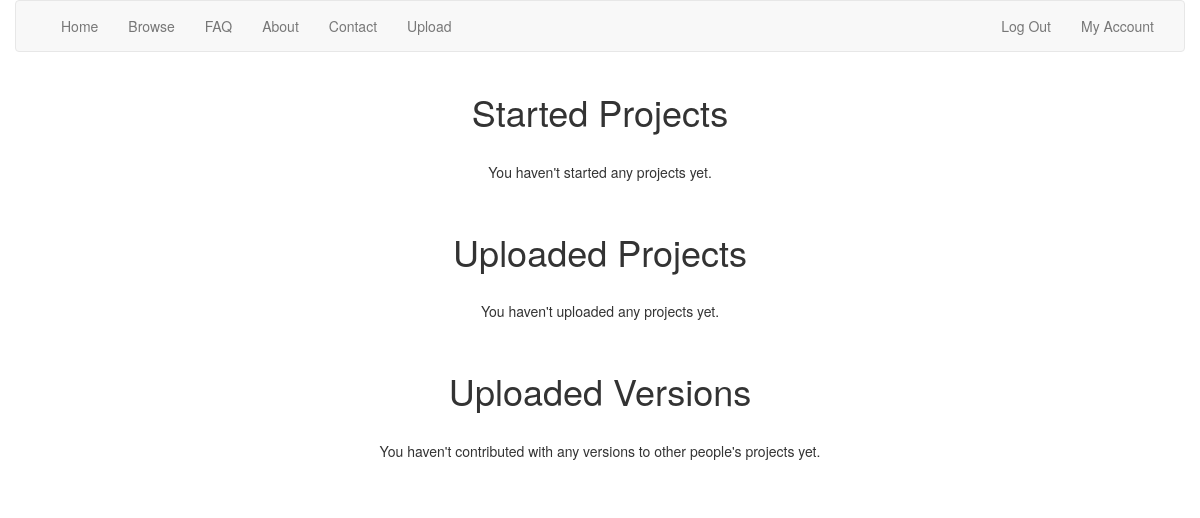
The app's page /view_history (signed in), older data.
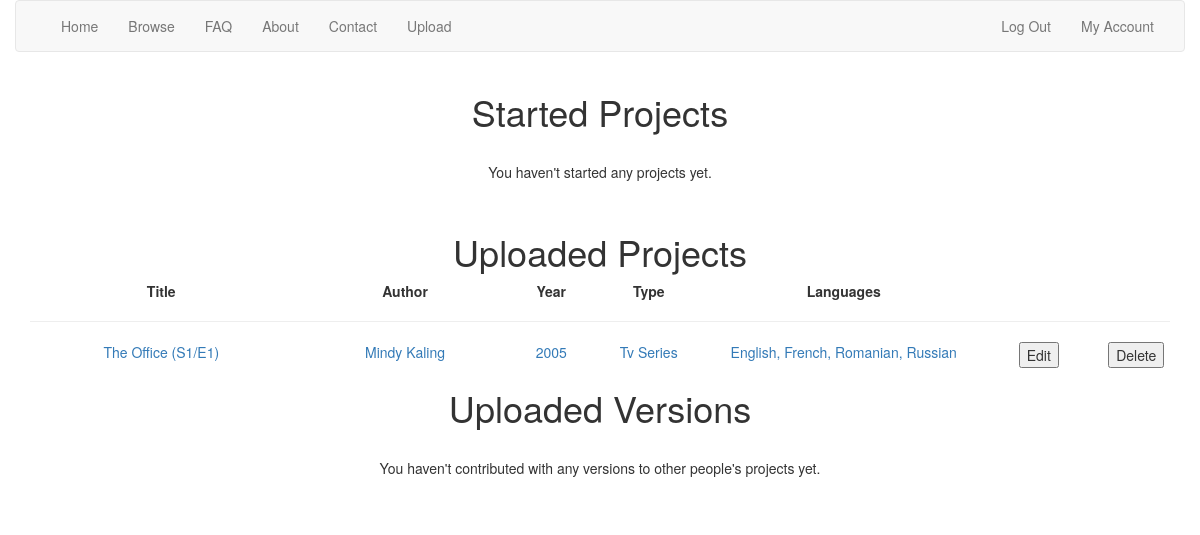
The same page, newer data.
### tables this page shows
CREATE TABLE 'projects' ('id' INTEGER PRIMARY KEY AUTOINCREMENT NOT NULL, 'type' TEXT NOT NULL,'title' TEXT NOT NULL, 'author' TEXT NOT NULL, 'year' INTEGER NOT NULL, 'user_id'  INTEGER NOT NULL  , 'line_count' INTEGER, 'season' INTEGER, 'episode' INTEGER, 'poster'  TEXT NOT NULL  , 'description'  TEXT NOT NULL  );

### application.py (the view, shortened to what this page needs)
@app.route("/view_history")
@login_required
def view_history():
    started_projects = db.execute("SELECT * FROM history WHERE user_id = :user_id",
                                  user_id=session["user_id"])
    uploaded_projects = db.execute("SELECT * FROM projects WHERE user_id = :user_id",
                                   user_id=session["user_id"])
    if len(uploaded_projects) > 0:
        for project in uploaded_projects:
            if project["type"].lower() == "tv series":
                project["title"] += (" (s" + str(project["season"]) + "/e" + str(project["episode"]) +")")
            rows = db.execute("SELECT * FROM versions WHERE project_id = :project_id AND user_id = :user_id",
                              project_id=project["id"], user_id=session["user_id"])
            languages_list = []
            for row in rows:
                if row["language"] not in languages_list:
                    languages_list.append(row["language"])
            languages_list = sorted(languages_list)
            languages_string = ""
            for language in languages_list:
                languages_string += (language + ", ")
            languages_string = languages_string[:-2]
            project["languages"] = languages_string
    user_projects = []
    for project in uploaded_projects:
        user_projects.append(project["id"])
    uploaded_versions = db.execute("SELECT * FROM versions WHERE user_id = :user_id",
                                   user_id=session["user_id"])
    user_versions = []
    for version in uploaded_versions:
        if version["project_id"] not in user_projects:
            if version["project_id"] not in user_versions:
                user_versions.append(version)
    not_user_project_ids = []
    for version in user_versions:
        if version["project_id"] not in not_user_project_ids:
            not_user_project_ids.append(version["project_id"])
    not_user_projects = []
    return render_template("account_history.html", started_projects=started_projects,
                           uploaded_projects=uploaded_projects, not_user_projects=not_user_projects)

### helpers.py (called while the page is built)
def login_required(f):
    @wraps(f)
    def decorated_function(*args, **kwargs):
        if session.get("user_id") is None:
            return redirect(url_for("log_in", next=request.url))
        return f(*args, **kwargs)
    return decorated_function

### templates/account_history.html (shortened to what this page needs)
{% extends "layout.html" %}
{% block main %}
    <div class="container">
        <div>
            <h1>Started Projects</h1>
                {% if started_projects|length == 0 %}
                    <br>
                    <p>You haven't started any projects yet.</p>
                    <br>
                {% endif %}
        </div>
        <div>
            <h1>Uploaded Projects</h1>
                {% if uploaded_projects|length == 0 %}
                    <br>
                    <p>You haven't uploaded any projects yet.</p>
                    <br>
                {% else %}
                    <div class="row">
                        <div class="col-xs-3"><strong>Title</strong></div>
                        <div class="col-xs-2"><strong>Author</strong></div>
                        <div class="col-xs-1"><strong>Year</strong></div>
                        <div class="col-xs-1"><strong>Type</strong></div>
                        <div class="col-xs-3"><strong>Languages</strong></div>
                        <div class="col-xs-1"></div>
                        <div class="col-xs-1"></div>
                    </div>
                    <hr>
                    {% for project in uploaded_projects %}
                        <a href="{{ url_for('view_project', id=project['id']) }}">
                            <div class="row">
                                    <div class="col-xs-3"> {{ project["title"].title() }} </div>
                                    <div class="col-xs-2"> {{ project["author"].title() }} </div>
                                    <div class="col-xs-1"> {{ project["year"] }} </div>
                                    <div class="col-xs-1"> {{ project["type"].title() }} </div>
                                    <div class="col-xs-3"> {{ project["languages"].title() }} </div>
                        </a>
                                    <div class="col-xs-1">
                                        <form action="{{ url_for('edit') }}" method="POST">
                                            <button type="submit" name="want_to_edit_project" value="{{ project['id'] }}">
                                                Edit
                                            </button>
                                        </form>
                                    </div>
                                    <div class="col-xs-1">
                                        <form action="{{ url_for('prepare_deletion') }}" method="POST">
                                            <button type="submit" name="delete_project" value="{{ project['id'] }}">
                                                Delete
                                            </button>
                                        </form>
                                    </div>
                            </div>
                    {% endfor %}
                {% endif %}
        </div>
        <div>
            <h1>Uploaded Versions</h1>
                {% if not_user_projects|length == 0 %}
                    <br>
                    <p>You haven't contributed with any versions to other people's projects yet.</p>
                    <br>
                {% endif %}
        </div>
    </div>
{% endblock %}

Row changes from the older to the newer data that the page shows:
added projects: title "The Office (S1/E1)", author "Mindy Kaling", year "2005", type "Tv Series", languages "English, French, Romanian, Russian", {{ project['id'] }} 2 (drawn)
Text that changed along with them:
text no longer shown: "You haven't uploaded any projects yet."
text now shown: "Title Author Year Type Languages"
